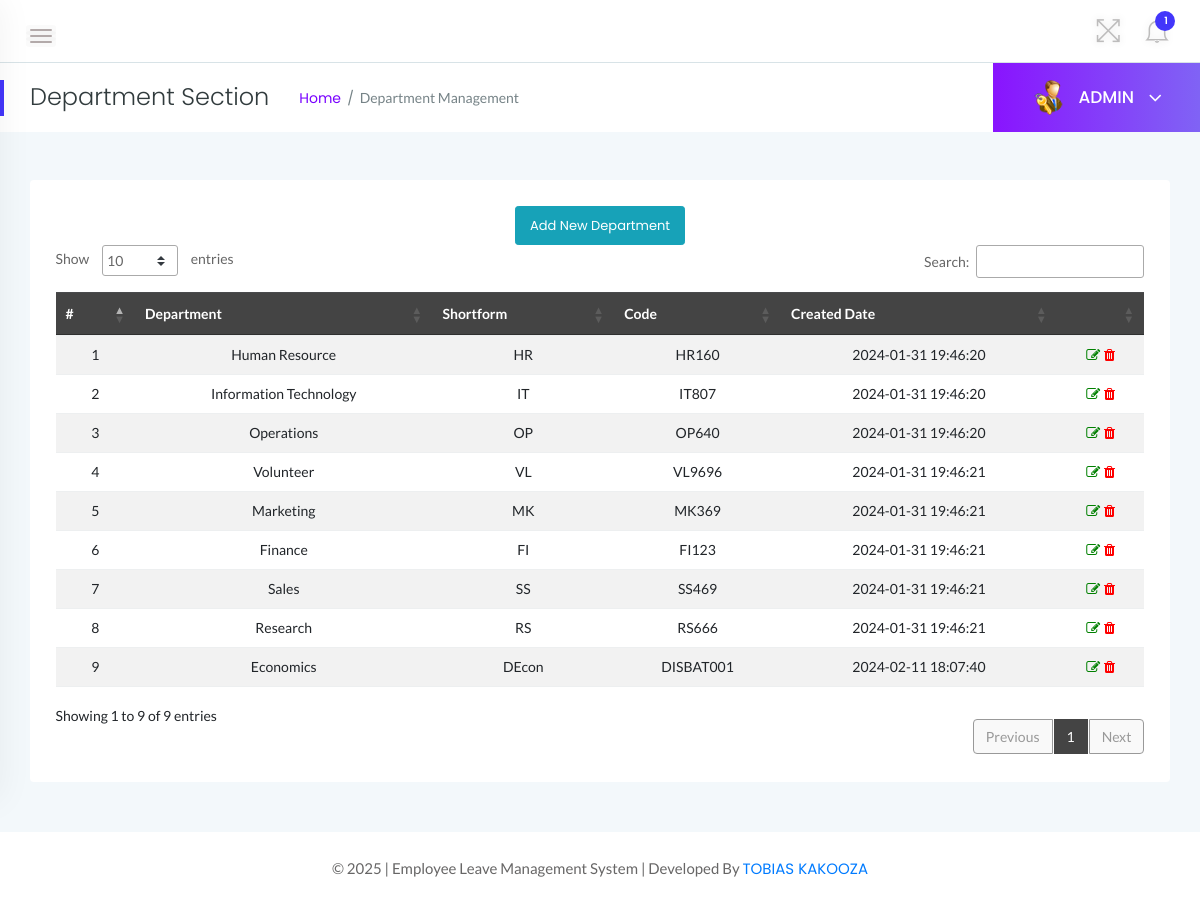
The page /admin/department.php (signed in) on the database its author committed.
### tables this page shows
CREATE TABLE `tbldepartments` (
  `id` int(11) NOT NULL AUTO_INCREMENT,
  `DepartmentName` varchar(150) DEFAULT NULL,
  `DepartmentShortName` varchar(100) NOT NULL,
  `DepartmentCode` varchar(50) DEFAULT NULL,
  `CreationDate` timestamp NULL DEFAULT current_timestamp(),
  PRIMARY KEY (`id`)
);

### admin/department.php (the view, shortened to what this page needs)
<?php
    if(strlen($_SESSION['alogin'])==0){
    header('location:index.php');
    } else {
?>
<!doctype html>
<html class="no-js" lang="en">
<head>
    <link rel="stylesheet" href="../assets/css/bootstrap.min.css">
    <link rel="stylesheet" href="../assets/css/font-awesome.min.css">
    <link rel="stylesheet" href="../assets/css/themify-icons.css">
    <link rel="stylesheet" href="../assets/css/metisMenu.css">
    <link rel="stylesheet" href="../assets/css/owl.carousel.min.css">
    <link rel="stylesheet" href="../assets/css/slicknav.min.css">
    <link rel="stylesheet" href="https://www.amcharts.com/lib/3/plugins/export/export.css" type="text/css" media="all" />
    <link rel="stylesheet" type="text/css" href="https://cdn.datatables.net/1.10.19/css/jquery.dataTables.css">
    <link rel="stylesheet" type="text/css" href="https://cdn.datatables.net/1.10.18/css/dataTables.bootstrap4.min.css">
    <link rel="stylesheet" type="text/css" href="https://cdn.datatables.net/responsive/2.2.3/css/responsive.bootstrap.min.css">
    <link rel="stylesheet" type="text/css" href="https://cdn.datatables.net/responsive/2.2.3/css/responsive.jqueryui.min.css">
    <link rel="stylesheet" href="../assets/css/typography.css">
    <link rel="stylesheet" href="../assets/css/default-css.css">
    <link rel="stylesheet" href="../assets/css/styles.css">
    <link rel="stylesheet" href="../assets/css/responsive.css">
</head>
<body>
    <div class="page-container">
        <div class="main-content">
            <div class="header-area">
                <div class="row align-items-center">
                    <div class="col-md-6 col-sm-8 clearfix">
                        <div class="nav-btn pull-left">
                            <span></span>
                            <span></span>
                            <span></span>
                        </div>
                    </div>
                    <div class="col-md-6 col-sm-4 clearfix">
                        <ul class="notification-area pull-right">
                            <li id="full-view"><i class="ti-fullscreen"></i></li>
                            <?php include '../includes/admin-notification.php'?>
                        </ul>
                    </div>
                </div>
            </div>
            <div class="page-title-area">
                <div class="row align-items-center">
                    <div class="col-sm-6">
                        <div class="breadcrumbs-area clearfix">
                            <h4 class="page-title pull-left">Department Section</h4>
                            <ul class="breadcrumbs pull-left">
                                <li><a href="dashboard.php">Home</a></li>
                                <li><span>Department Management</span></li>
                            </ul>
                        </div>
                    </div>
                    <div class="col-sm-6 clearfix">
                        <div class="user-profile pull-right">
                            <img class="avatar user-thumb" src="../assets/images/admin.png" alt="avatar">
                            <h4 class="user-name dropdown-toggle" data-toggle="dropdown">ADMIN <i class="fa fa-angle-down"></i></h4>
                        </div>
                    </div>
                </div>
            </div>
            <div class="main-content-inner">
                <div class="row">
                    <div class="col-12 mt-5">
                        <div class="card">
                            <div class="card-body">
                                <div class="data-tables datatable-dark">
                                <center><a href="add-department.php" class="btn btn-sm btn-info">Add New Department</a></center>
                                    <table id="dataTable3" class="table table-hover table-striped text-center">
                                        <thead class="text-capitalize">
                                            <tr>
                                                <th>#</th>
                                                <th>Department</th>
                                                <th>Shortform</th>
                                                <th>Code</th>
                                                <th>Created Date</th>
                                                <th></th>
                                            </tr>
                                        </thead>
                                        <tbody>
                                    <?php $sql = "SELECT * from tbldepartments";
                                    $query = $dbh -> prepare($sql);
                                    $query->execute();
                                    $results=$query->fetchAll(PDO::FETCH_OBJ);
                                    $cnt=1;
                                    if($query->rowCount() > 0)
                                    {
                                    foreach($results as $result)
                                    {               ?>
                                        <tr>
                                            <td> <?php echo htmlentities($cnt);?></td>
                                            <td><?php echo htmlentities($result->DepartmentName);?></td>
                                            <td><?php echo htmlentities($result->DepartmentShortName);?></td>
                                            <td><?php echo htmlentities($result->DepartmentCode);?></td>
                                            <td><?php echo htmlentities($result->CreationDate);?></td>
                                            <td><a href="edit-department.php?deptid=<?php echo htmlentities($result->id);?>"><i class="fa fa-edit" style="color:green"></i></a><a href="department.php?del=<?php echo htmlentities($result->id);?>" onclick="return confirm('Do you want to delete');"> <i class="fa fa-trash" style="color:red"></i></a></td>
                                        </tr>
                                         <?php $cnt++;} }?>
                                    </tbody>
                                    </table>
                                </div>
                            </div>
                        </div>
                    </div>
                </div>
                </div>
            </div>
            <?php include '../includes/footer.php' ?>
        </div>
</body>
</html>
<?php } ?>

### assets/css/styles.css (style rules this page uses)
.page-container { width: 100%; height: 100%; min-height: 100vh; padding-left: 280px; -webkit-transition: padding-left 0.3s ease 0s; transition: padding-left 0.3s ease 0s; }
.sbar_collapsed.page-container { padding-left: 0; }
.card { border: none; border-radius: 4px; background-color: #fff; -webkit-transition: all 0.3s ease 0s; transition: all 0.3s ease 0s; }
.card-body { padding: 25.6px; padding: 1.6rem; }
.main-content { width: 100%; background: #f3f8fb; }
.main-content-inner { padding: 0 30px 50px; }
.header-area { padding: 15px 30px; background: #fff; border-bottom: 1px solid #d8e3e7; }
.nav-btn { margin: 10px 30px 0 0; cursor: pointer; }
.nav-btn span { display: block; width: 22px; height: 2px; background: #b3aaaa; margin: 4px 0; border-radius: 15px; -webkit-transition: all 0.3s ease 0s; transition: all 0.3s ease 0s; box-shadow: 0 0 0 4px rgba(99, 96, 96, 0.03); }
.nav-btn span:nth-child(2) { opacity: 0; }
.nav-btn span:first-child { -webkit-transform: rotate(45deg) translate(5px, 5px); transform: rotate(45deg) translate(5px, 5px); }
.nav-btn span:last-child { -webkit-transform: rotate(-45deg) translate(3px, -3px); transform: rotate(-45deg) translate(3px, -3px); }
.sbar_collapsed .nav-btn span { transform: none; opacity: 1; }
.notification-area { -webkit-user-select: none; -moz-user-select: none; -ms-user-select: none; user-select: none; position: relative; z-index: 1; }
.notification-area li { display: inline-block; margin-left: 20px; cursor: pointer; -webkit-user-select: none; -moz-user-select: none; -ms-user-select: none; user-select: none; }
.notification-area li > i { font-size: 26px; color: #bdbcbc; vertical-align: middle; text-shadow: 0 0 8px rgba(0, 0, 0, 0.12); -webkit-transition: color 0.3s ease 0s; transition: color 0.3s ease 0s; }
.notification-area li#full-view { display: inline-block; }
.page-title-area { padding: 0 30px; background: #fff; position: relative; }
.page-title-area:before { content: ""; position: absolute; left: 0; top: 50%; width: 4px; height: 36px; background: var(--primary-color); -webkit-transform: translateY(-50%); transform: translateY(-50%); }
.page-title { font-size: 24px; font-weight: 300; color: #313b3d; letter-spacing: 0; margin-right: 30px; }
ul.breadcrumbs { margin-top: 4px; }
.breadcrumbs li { display: inline-block; }
.breadcrumbs li a, .breadcrumbs li span { display: block; font-size: 14px; font-weight: 400; color: #7801ff; letter-spacing: 0; margin-right: 16px; position: relative; }
.breadcrumbs li a:before { content: "/"; color: #768387; position: absolute; right: -13px; top: 0; }
.breadcrumbs li span { margin-right: 0; color: #768387; text-transform: capitalize; }
.user-profile { margin-right: -30px; display: -webkit-box; display: -ms-flexbox; display: flex; -webkit-box-align: center; -ms-flex-align: center; align-items: center; -ms-flex-wrap: wrap; flex-wrap: wrap; background: -webkit-linear-gradient(left, #8914fe 0%, #8063f5 100%); background: linear-gradient(to right, #8914fe 0%, #8063f5 100%); padding: 17px 38px; position: relative; }
.user-profile img.avatar { height: 35px; width: 35px; border-radius: 50%; margin-right: 12px; }
.user-name { font-size: 17px; font-weight: 500; color: #fff; letter-spacing: 0; cursor: pointer; -webkit-user-select: none; -moz-user-select: none; -ms-user-select: none; user-select: none; }
.user-name i { margin-left: 10px; font-size: 21px; vertical-align: middle; position: relative; }
.notification-area .dropdown-toggle, .user-name.dropdown-toggle { position: relative; }
.notification-area .dropdown-toggle:after, .user-name.dropdown-toggle:after { display: none; }
.btn { padding: 11px 17px; font-size: 13px; letter-spacing: 0; }
.btn-sm { padding: 9px 14px; }
table tr th { border-bottom: none; }
table tr th, table tr td { border-top: 1px solid rgba(120, 130, 140, 0.13) !important; }
table.dataTable.no-footer { border-bottom: 1px solid rgba(120, 130, 140, 0.13) !important; }
table.dataTable thead th, table.dataTable thead td { border-bottom-color: transparent; }
.datatable-dark thead { background: #444; color: #fff; }

### rows shown on the page
tbldepartments: DepartmentName "Human Resource", DepartmentShortName "HR", DepartmentCode "HR160", CreationDate "2024-01-31 19:46:20"
tbldepartments: DepartmentName "Information Technology", DepartmentShortName "IT", DepartmentCode "IT807", CreationDate "2024-01-31 19:46:20"
tbldepartments: DepartmentName "Operations", DepartmentShortName "OP", DepartmentCode "OP640", CreationDate "2024-01-31 19:46:20"
tbldepartments: DepartmentName "Volunteer", DepartmentShortName "VL", DepartmentCode "VL9696", CreationDate "2024-01-31 19:46:21"
tbldepartments: DepartmentName "Marketing", DepartmentShortName "MK", DepartmentCode "MK369", CreationDate "2024-01-31 19:46:21"
tbldepartments: DepartmentName "Finance", DepartmentShortName "FI", DepartmentCode "FI123", CreationDate "2024-01-31 19:46:21"
tbldepartments: DepartmentName "Sales", DepartmentShortName "SS", DepartmentCode "SS469", CreationDate "2024-01-31 19:46:21"
tbldepartments: DepartmentName "Research", DepartmentShortName "RS", DepartmentCode "RS666", CreationDate "2024-01-31 19:46:21"
tbldepartments: DepartmentName "Economics", DepartmentShortName "DEcon", DepartmentCode "DISBAT001", CreationDate "2024-02-11 18:07:40"

### other values the page prints
$unreadcount "1"
